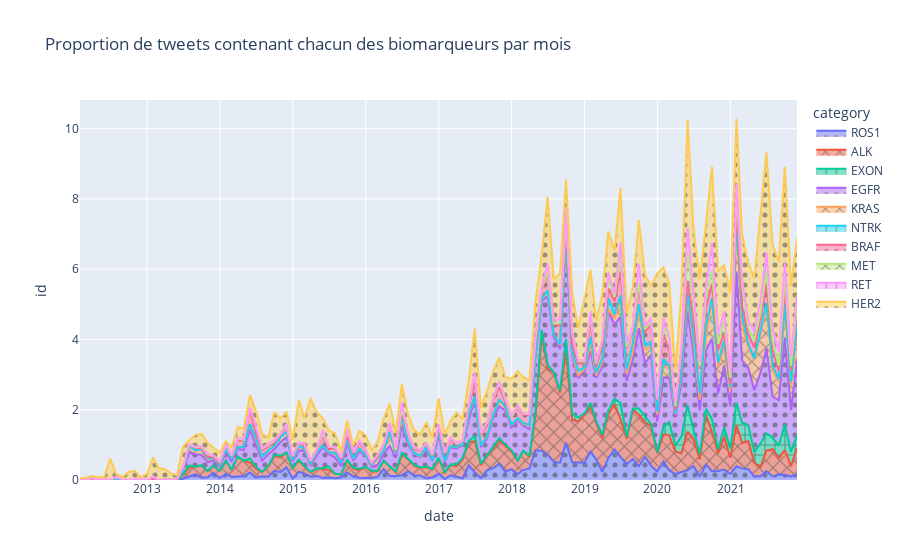

This figure's notebook cell:
### Code cell
tr='1m'
total=dfc.resample(tr)['id'].count()

for i,bio in enumerate(biom):
    collective_permonth=(dfc[dfc[bio]==1].resample(tr)['id'].count()/total*100).reset_index()
    collective_permonth['category']=bio

    if i==0:
        biomm=collective_permonth
    else:
        biomm=pd.concat([biomm,collective_permonth])


import plotly.express as px
fig = px.area(biomm, x="date", y="id",color='category',pattern_shape="category", 
              pattern_shape_sequence=[".", "x", "+"],
             title="Proportion de tweets contenant chacun des biomarqueurs par mois")#, line_group="country")
#fig.layout.yaxis.tickformat = ',.0%'
fig.write_html("biomarkers_time.html")



fig.show()
